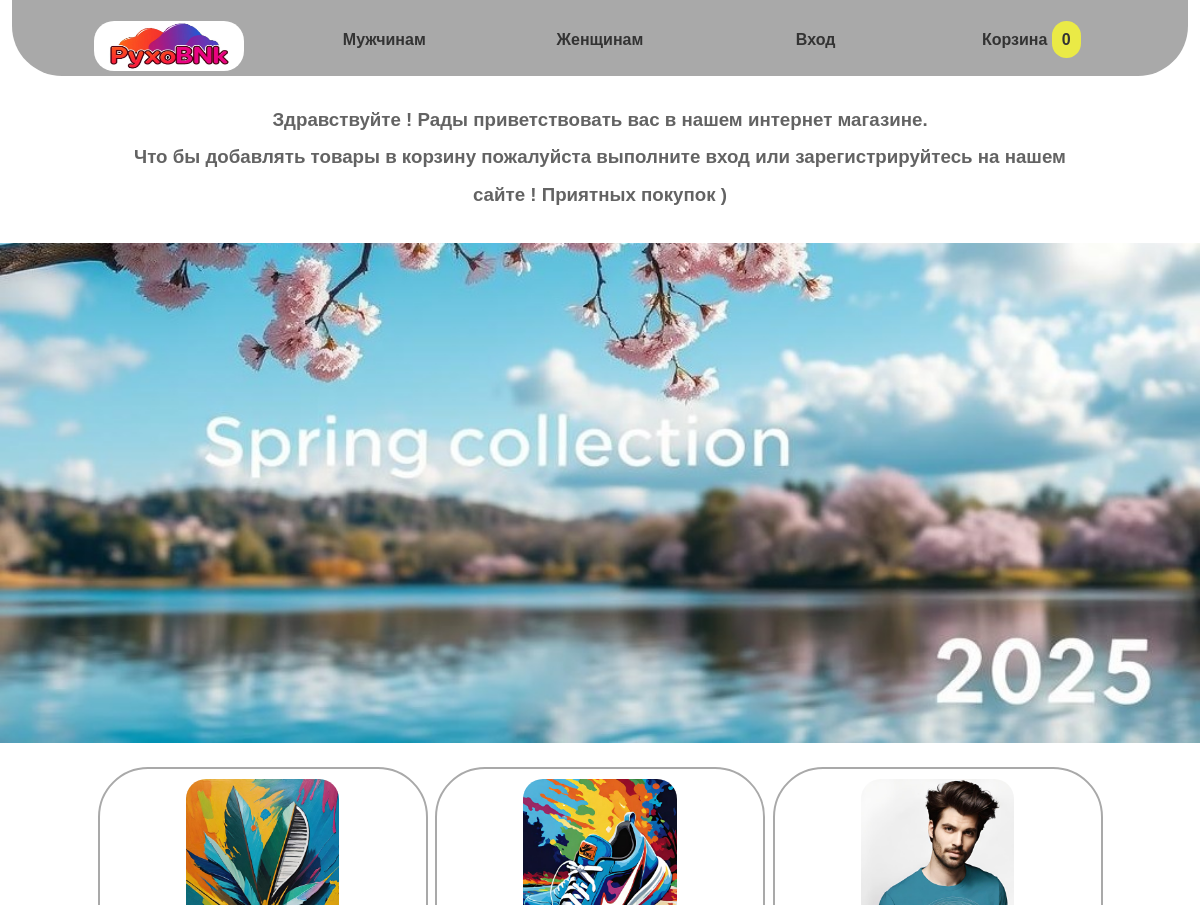
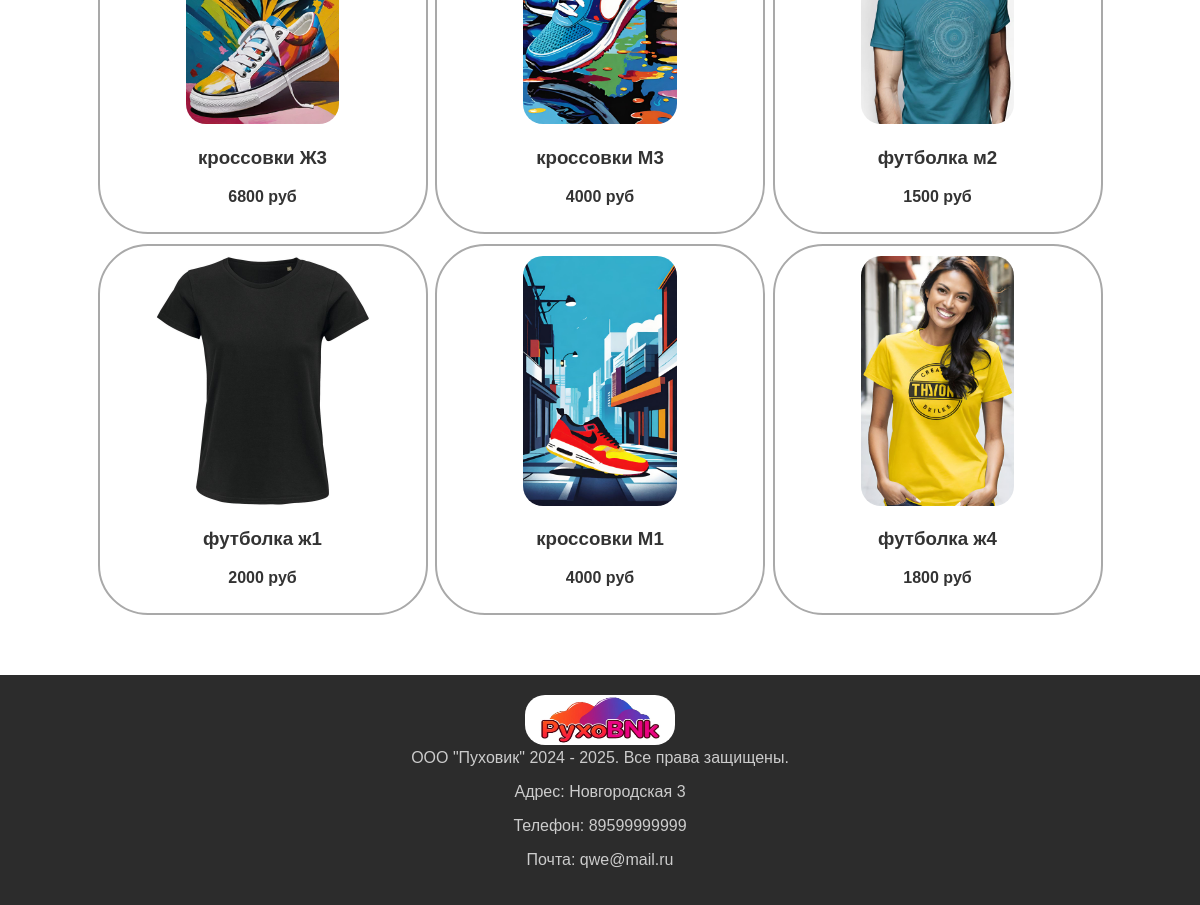
The page / on the database its author committed (2 pictures, top to bottom).
### app/models.py (models this page shows, shortened)
class Tovar(models.Model):
    group = models.ForeignKey(to=Group ,blank=True, null=True, on_delete=models.SET_NULL)
    name = models.CharField(max_length=50, verbose_name='Название')
    price = models.IntegerField(verbose_name='Цена', default=0)
    colors = models.ForeignKey(to=Colors, blank=True, null=True, on_delete=models.SET_NULL)
    size = models.ManyToManyField(to=Size, verbose_name='Размер')
    image = models.FileField(verbose_name='Изображение', upload_to='img/', null=True, blank=True)
    discount = models.IntegerField(verbose_name='Скидка', null=True, blank=True, default=0)
    category = models.ForeignKey(to=Category, on_delete=models.SET_NULL, null=True, blank=True)

### app/views.py (the view)
# urls.py: path('', views.index, name='index'),
def index(request):
    items = Tovar.objects.all()
    size = Size.objects.all()
    cat = Category.objects.all()
    carts = Cart.objects.filter(user_id=request.user.id)
    c = 0
    for one in carts:
        c += one.count
    randTov =[]
    for i in range(0,6):
        randTov.append(random.choice(items))
    data = {'items': items, 'size': size, 'cat': cat, 'randTov': randTov,'carts':carts,'c':c}
    return render(request, 'index.html', data)

### templates/index.html (shortened to what this page needs)
<!DOCTYPE html>
{% load static %}
<html lang="ru">
<head>
    {% block head %}
        <link rel="stylesheet" href={% static 'css/Menu.css'  %}>
        <link rel="stylesheet" href={% static 'css/catalog.css'  %}>
    {% endblock %}
</head>
<body>
    <div class="main">
    {% block menu %}
        <nav>
        <ul>
            <li >
                <a href="{% url 'index' %}" id="logo"><img src="{% static 'img/pyx1.jpg' %}" alt="" height="50px" width="150px"></a>
            </li>
            <li>
                <a href="{% url 'forman' %}">Мужчинам</a>
            </li>
            <li>
                <a href="{% url 'forwoman' %}">Женщинам</a>
            </li>
            {% if user.is_authenticated %}
            <li>
                <a href="{% url 'cabinet' %}">Профиль: {{ user.username }}</a>
            </li>
            {% else %}
            <li>
                <a href='http://localhost:8001/accounts/login/'>Вход</a>
            </li>
            {% endif %}
            <li>
                <a href="{% url 'cart' %}">Корзина <span class="cartlen">{{ c }}</span></a>
            </li>
        </ul>
        </nav>
    {% endblock %}
    <div class="page">
    {% block content %}
        {% if user.is_anonymous %}
        <h3 id="hello">Здравствуйте ! Рады приветствовать вас в нашем интернет магазине.<br> Что бы добавлять товары в корзину
            пожалуйста выполните вход или зарегистрируйтесь на нашем сайте ! Приятных покупок )</h3>
        {% endif %}
        <img src="{% static 'img/coll25.jpg' %}" alt="" height="600px" width="85%" id="wall">
        <div class="main-catalog">
                {% for one in randTov %}
                    <div class="card">
                        <a class="tovar" href="{% url 'otovare' one.name %}">
                            <img src="{% static one.image %}" alt="" height="250px" width="auto">
                            <h3>{{ one.name }}</h3>
                            <p>{{ one.price }} руб</p>
                        </a>
                    </div>
                {% endfor %}
        </div>
    {% endblock %}
    </div>
    <footer>
    {% block footer %}
        <div class="footer">
            <img src="{% static 'img/pyx1.jpg' %}" alt="" height="50px" width="150px">
            <div>
                <span>ООО "Пуховик" 2024 - 2025. Все права защищены.</span>
                <p>
                    <a href ="https://2gis.ru/tyumen/geo/70030076203006670/65.573705%2C57.160439?m=65.574711%2C57.160456%2F16.09" id="adress">
                    Адрес: Новгородская 3
                    </a>
                </p>
                <p>Телефон: 89599999999</p>
                <p>Почта: qwe@mail.ru</p>
            </div>
        </div>
    {% endblock %}
    </footer>
    </div>
</body>
</html>

### app/static/css/Menu.css (style rules this page uses)
body { margin: auto; margin-top: 0px; font-family: Gill Sans, sans-serif; width: 100%; text-align: center; height: 100%; }
.main { display: flex; flex-direction: column; height: 100vh; }
.page { flex: 1 1 auto; }
nav { background-color: darkgrey; border-bottom-left-radius: 50px; border-bottom-right-radius: 50px; width: 98%; margin: auto; }
nav ul { list-style: none; padding: 0; margin: auto; display: flex; width: 90%; padding-top: 1rem; padding-bottom: 1px; }
nav ul li { margin-right: 20px; width: 70%; text-align: center; }
nav ul li:last-child { margin-right: 0; }
nav ul li a { display: block; padding: 15px 5px; text-decoration: none; color: #333; font-weight: bold; transition: background-color 0.5s ease; vertical-align: center; border-radius: 25px; font-size: 1rem; }
img { border-radius: 20px; padding: 0px; margin: 0px; }
#logo { padding-top: 5px; padding-bottom: 0px; }
footer { display: block; width: 100%; margin: 50px 0px 0px 0px; padding-bottom: 20px; padding-top: 20px; color: #cccccc; background-color: #2c2c2c; }
#adress { text-decoration: none; color: #cccccc; }
#hello { margin: 10px auto 5px auto; width: 80%; padding: 15px; color: #636363; line-height: 2; border-radius: 20px; }
#wall { margin: 10px 0px 20px 0px; width: 100%; height: 500px; border-radius: 0px; }
.cartlen { padding: 10px; background-color: #eaea46; border-radius: 15px; }

### app/static/css/catalog.css (style rules this page uses)
.main-catalog { display: flex; margin: auto; flex-direction: row; align-items: center; justify-content: space-evenly; flex-wrap: wrap; width: 85%; }
.card { width: 30%; border: 2px solid darkgrey; border-radius: 50px; text-align: center; margin-bottom: 10px; padding: 10px; }
.tovar { text-decoration: none; color: #333; font-weight: bold; transition: background-color 0.5s ease; }

### rows shown on the page
Tovar: image (picture), name "кроссовки Ж3", price "6800"
Tovar: image (picture), name "кроссовки М3", price "4000"
Tovar: image (picture), name "футболка м2", price "1500"
Tovar: image (picture), name "футболка ж1", price "2000"
Tovar: image (picture), name "кроссовки М1", price "4000"
Tovar: image (picture), name "футболка ж4", price "1800"

### other values the page prints
{{ c }} "0"
